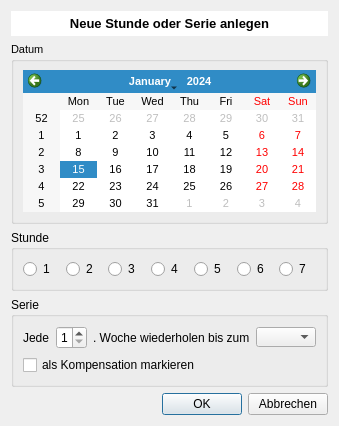
<?xml version="1.0" encoding="UTF-8"?>
<ui version="4.0">
 <class>Form</class>
 <widget class="QWidget" name="Form">
  <property name="windowModality">
   <enum>Qt::ApplicationModal</enum>
  </property>
  <property name="geometry">
   <rect>
    <x>0</x>
    <y>0</y>
    <width>339</width>
    <height>417</height>
   </rect>
  </property>
  <property name="windowTitle">
   <string>Neue Stunde</string>
  </property>
  <property name="windowIcon">
   <iconset>
    <normaloff>kursbuch.ico</normaloff>kursbuch.ico</iconset>
  </property>
  <layout class="QGridLayout" name="gridLayout_6">
   <item row="0" column="0" colspan="2">
    <widget class="QLabel" name="label_2">
     <property name="minimumSize">
      <size>
       <width>0</width>
       <height>25</height>
      </size>
     </property>
     <property name="maximumSize">
      <size>
       <width>16777215</width>
       <height>31</height>
      </size>
     </property>
     <property name="font">
      <font>
       <pointsize>10</pointsize>
       <weight>75</weight>
       <bold>true</bold>
      </font>
     </property>
     <property name="styleSheet">
      <string notr="true">background-color: rgb(255, 255, 255);</string>
     </property>
     <property name="text">
      <string>Neue Stunde oder Serie anlegen</string>
     </property>
     <property name="alignment">
      <set>Qt::AlignCenter</set>
     </property>
     <property name="margin">
      <number>0</number>
     </property>
    </widget>
   </item>
   <item row="1" column="0" colspan="2">
    <widget class="QGroupBox" name="groupBox">
     <property name="font">
      <font>
       <pointsize>8</pointsize>
      </font>
     </property>
     <property name="title">
      <string>Datum</string>
     </property>
     <layout class="QGridLayout" name="gridLayout_3">
      <item row="0" column="0">
       <widget class="QCalendarWidget" name="calendarWidget"/>
      </item>
     </layout>
    </widget>
   </item>
   <item row="2" column="0" colspan="2">
    <widget class="QGroupBox" name="groupBox_2">
     <property name="title">
      <string>Stunde</string>
     </property>
     <layout class="QGridLayout" name="gridLayout_5">
      <item row="0" column="0">
       <layout class="QGridLayout" name="gridLayout_2">
        <item row="0" column="0">
         <widget class="QRadioButton" name="radioButton">
          <property name="text">
           <string>1</string>
          </property>
         </widget>
        </item>
        <item row="0" column="1">
         <widget class="QRadioButton" name="radioButton_2">
          <property name="text">
           <string>2</string>
          </property>
         </widget>
        </item>
        <item row="0" column="2">
         <widget class="QRadioButton" name="radioButton_3">
          <property name="text">
           <string>3</string>
          </property>
         </widget>
        </item>
        <item row="0" column="3">
         <widget class="QRadioButton" name="radioButton_4">
          <property name="text">
           <string>4</string>
          </property>
         </widget>
        </item>
        <item row="0" column="4">
         <widget class="QRadioButton" name="radioButton_5">
          <property name="text">
           <string>5</string>
          </property>
         </widget>
        </item>
        <item row="0" column="5">
         <widget class="QRadioButton" name="radioButton_6">
          <property name="text">
           <string>6</string>
          </property>
         </widget>
        </item>
        <item row="0" column="6">
         <widget class="QRadioButton" name="radioButton_7">
          <property name="text">
           <string>7</string>
          </property>
         </widget>
        </item>
       </layout>
      </item>
     </layout>
    </widget>
   </item>
   <item row="3" column="0" colspan="2">
    <widget class="QGroupBox" name="groupBox_3">
     <property name="title">
      <string>Serie</string>
     </property>
     <layout class="QGridLayout" name="gridLayout_4">
      <item row="0" column="0">
       <layout class="QVBoxLayout" name="verticalLayout">
        <item>
         <layout class="QHBoxLayout" name="horizontalLayout">
          <item>
           <widget class="QLabel" name="label">
            <property name="text">
             <string>Jede</string>
            </property>
           </widget>
          </item>
          <item>
           <widget class="QSpinBox" name="spinBox">
            <property name="sizePolicy">
             <sizepolicy hsizetype="Fixed" vsizetype="Fixed">
              <horstretch>0</horstretch>
              <verstretch>0</verstretch>
             </sizepolicy>
            </property>
            <property name="minimumSize">
             <size>
              <width>31</width>
              <height>0</height>
             </size>
            </property>
            <property name="minimum">
             <number>1</number>
            </property>
           </widget>
          </item>
          <item>
           <widget class="QLabel" name="label_3">
            <property name="sizePolicy">
             <sizepolicy hsizetype="Fixed" vsizetype="Preferred">
              <horstretch>0</horstretch>
              <verstretch>0</verstretch>
             </sizepolicy>
            </property>
            <property name="text">
             <string>. Woche wiederholen bis zum</string>
            </property>
           </widget>
          </item>
          <item>
           <widget class="QComboBox" name="comboBoxSerie">
            <property name="sizePolicy">
             <sizepolicy hsizetype="Expanding" vsizetype="Expanding">
              <horstretch>0</horstretch>
              <verstretch>0</verstretch>
             </sizepolicy>
            </property>
            <property name="minimumSize">
             <size>
              <width>51</width>
              <height>0</height>
             </size>
            </property>
            <property name="maximumSize">
             <size>
              <width>16777215</width>
              <height>20</height>
             </size>
            </property>
            <property name="inputMethodHints">
             <set>Qt::ImhNone</set>
            </property>
            <property name="editable">
             <bool>false</bool>
            </property>
            <property name="placeholderText">
             <string>keine Wiederholung</string>
            </property>
           </widget>
          </item>
         </layout>
        </item>
        <item>
         <widget class="QCheckBox" name="checkBox">
          <property name="sizePolicy">
           <sizepolicy hsizetype="Expanding" vsizetype="Expanding">
            <horstretch>0</horstretch>
            <verstretch>0</verstretch>
           </sizepolicy>
          </property>
          <property name="text">
           <string>als Kompensation markieren</string>
          </property>
         </widget>
        </item>
       </layout>
      </item>
     </layout>
    </widget>
   </item>
   <item row="4" column="0">
    <spacer name="horizontalSpacer">
     <property name="orientation">
      <enum>Qt::Horizontal</enum>
     </property>
     <property name="sizeHint" stdset="0">
      <size>
       <width>154</width>
       <height>20</height>
      </size>
     </property>
    </spacer>
   </item>
   <item row="4" column="1">
    <layout class="QGridLayout" name="gridLayout">
     <item row="0" column="1">
      <widget class="QPushButton" name="pushButton_2">
       <property name="text">
        <string>Abbrechen</string>
       </property>
      </widget>
     </item>
     <item row="0" column="0">
      <widget class="QPushButton" name="pushButton">
       <property name="text">
        <string>OK</string>
       </property>
       <property name="default">
        <bool>true</bool>
       </property>
      </widget>
     </item>
    </layout>
   </item>
  </layout>
 </widget>
 <resources/>
 <connections/>
</ui>
